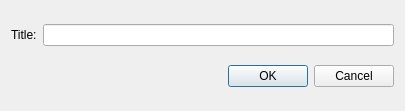
<?xml version="1.0" encoding="UTF-8"?>
<ui version="4.0">
 <class>EditTitle</class>
 <widget class="QDialog" name="EditTitle">
  <property name="geometry">
   <rect>
    <x>0</x>
    <y>0</y>
    <width>405</width>
    <height>111</height>
   </rect>
  </property>
  <property name="windowTitle">
   <string>Dialog</string>
  </property>
  <layout class="QGridLayout" name="gridLayout">
   <item row="0" column="0">
    <widget class="QLabel" name="label">
     <property name="text">
      <string>Title:</string>
     </property>
    </widget>
   </item>
   <item row="0" column="1">
    <widget class="QLineEdit" name="lineEdit"/>
   </item>
   <item row="1" column="1">
    <widget class="QDialogButtonBox" name="buttonBox">
     <property name="orientation">
      <enum>Qt::Horizontal</enum>
     </property>
     <property name="standardButtons">
      <set>QDialogButtonBox::Cancel|QDialogButtonBox::Ok</set>
     </property>
    </widget>
   </item>
  </layout>
 </widget>
 <resources/>
 <connections>
  <connection>
   <sender>buttonBox</sender>
   <signal>accepted()</signal>
   <receiver>EditTitle</receiver>
   <slot>accept()</slot>
   <hints>
    <hint type="sourcelabel">
     <x>248</x>
     <y>254</y>
    </hint>
    <hint type="destinationlabel">
     <x>157</x>
     <y>274</y>
    </hint>
   </hints>
  </connection>
  <connection>
   <sender>buttonBox</sender>
   <signal>rejected()</signal>
   <receiver>EditTitle</receiver>
   <slot>reject()</slot>
   <hints>
    <hint type="sourcelabel">
     <x>316</x>
     <y>260</y>
    </hint>
    <hint type="destinationlabel">
     <x>286</x>
     <y>274</y>
    </hint>
   </hints>
  </connection>
 </connections>
</ui>
